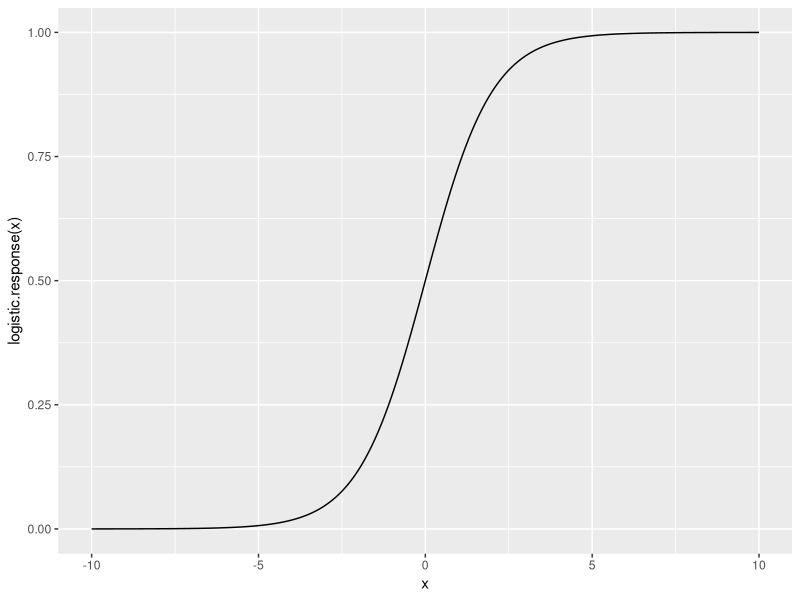

Here is the R script that generated this plot:
library(tidyverse)

# define the logistic response function
logistic.response <- function(x) { 
  return(
    1 / (1 + exp(-1*x) )
  )
}

# test a few key values
logistic.response(0)
logistic.response(Inf)
logistic.response(-Inf)

logistic.response(10)
logistic.response(-10)

# create a set of inputs to plot
x <- seq(-10,10,0.1)
head(x)
tail(x)

# plot the logistic response function from -10 to 10
ggplot() + 
  geom_line(mapping = aes(x=x, y=logistic.response(x)))
